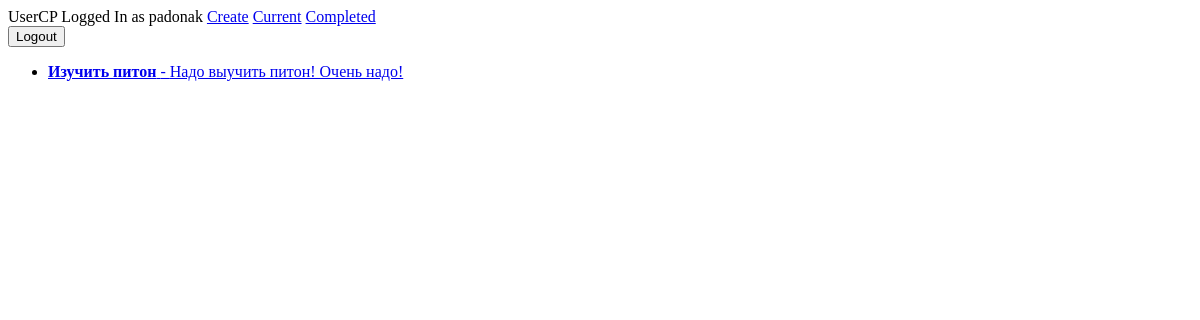
/current/ (signed in), run on an earlier commit of the app's database.
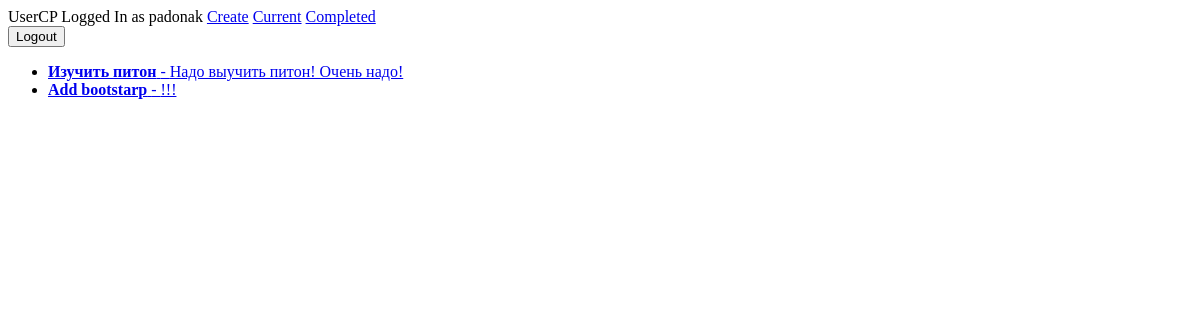
And on a later commit of the database.
### todo/models.py (models this page shows, shortened)
class Todo(models.Model):
    title = models.CharField(max_length=100)
    memo = models.TextField(blank=True)
    created = models.DateTimeField(auto_now_add=True)
    datecompleted = models.DateTimeField(null=True, blank=True)
    important = models.BooleanField(default=False)
    user = models.ForeignKey(User, on_delete=models.CASCADE)

### todo/views.py (the view)
# urls.py: path('current/', views.currenttodos, name = 'currenttodos'),
@login_required
def currenttodos(request):
    todos = Todo.objects.filter(user=request.user, datecompleted__isnull=True)
    return render(request, 'todo/currenttodos.html', {'todos':todos})

### todo/templates/todo/currenttodos.html (shortened to what this page needs)
{% extends 'todo/base.html' %}
{% block content %}
<ul>
{% for todo in todos %}
<li>
<a href="{% url 'viewtodo' todo.id%}">
    {% if todo.important %}<b>{% endif %}{{ todo.title }}{% if todo.important %}</b>{% endif %}
    {% if todo.memo %} - {{ todo.memo }}{% endif %}
</a>
</li>
{% endfor %}
</ul>
{% endblock %}

### todo/templates/todo/base.html (shortened to what this page needs)
{% if user.is_authenticated %}
    Logged In as {{ user.username }}
    <a href="{% url 'createtodo' %}">Create</a>
    <a href="{% url 'currenttodos' %}">Current</a>
    <a href="{% url 'completedtodos' %}">Completed</a>
    <form action="{% url 'logoutuser' %}" method="POST">
    <button type="submit">Logout</button>
    </form>
    {% else %}
    <a href="{% url 'signupuser' %}">SignUP</a>
    <a href="{% url 'loginuser' %}">Login</a>
{% endif %}
{% block content %}
{% endblock %}

What changed in the data, as far as the page shows it:
added Todo: title "Add bootstarp", memo "!!!"
